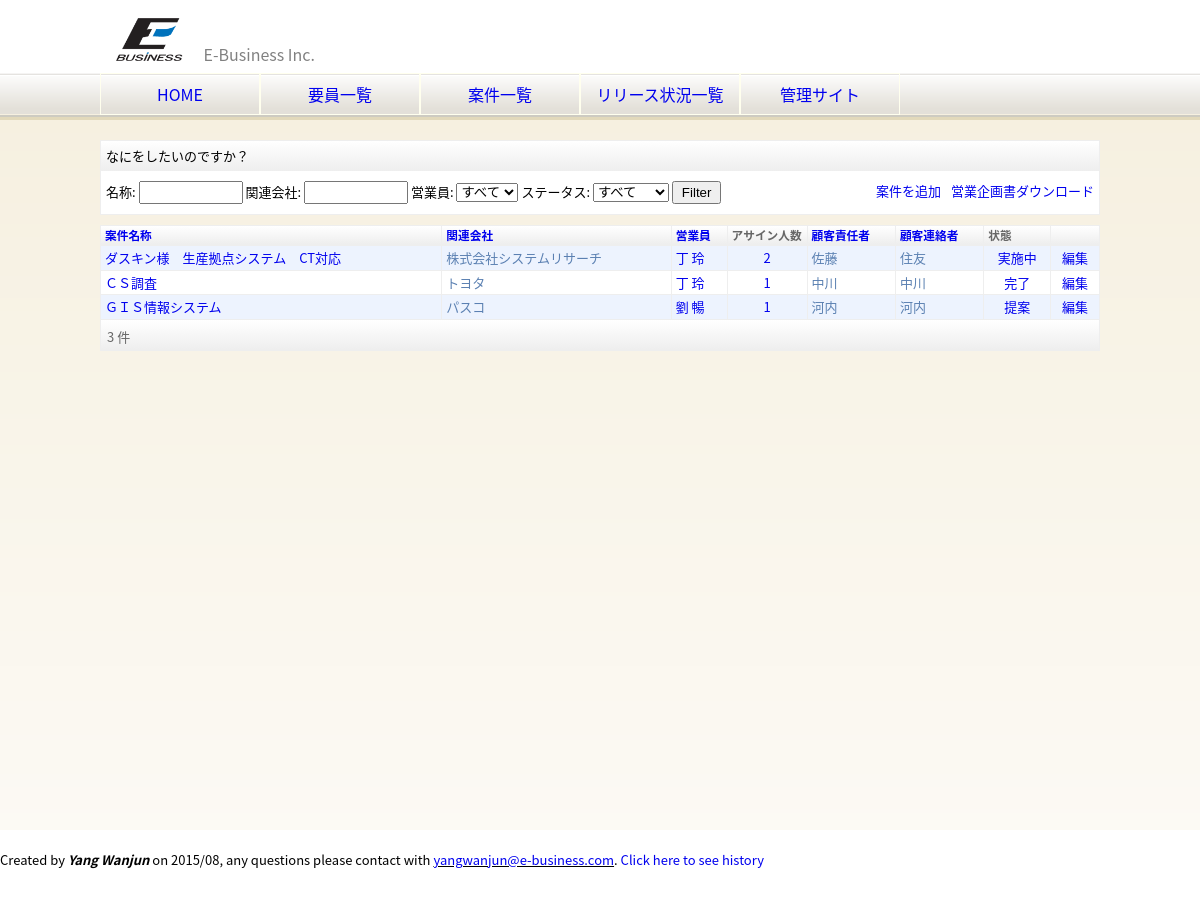
The app's page /eb/project_list.html, older data.
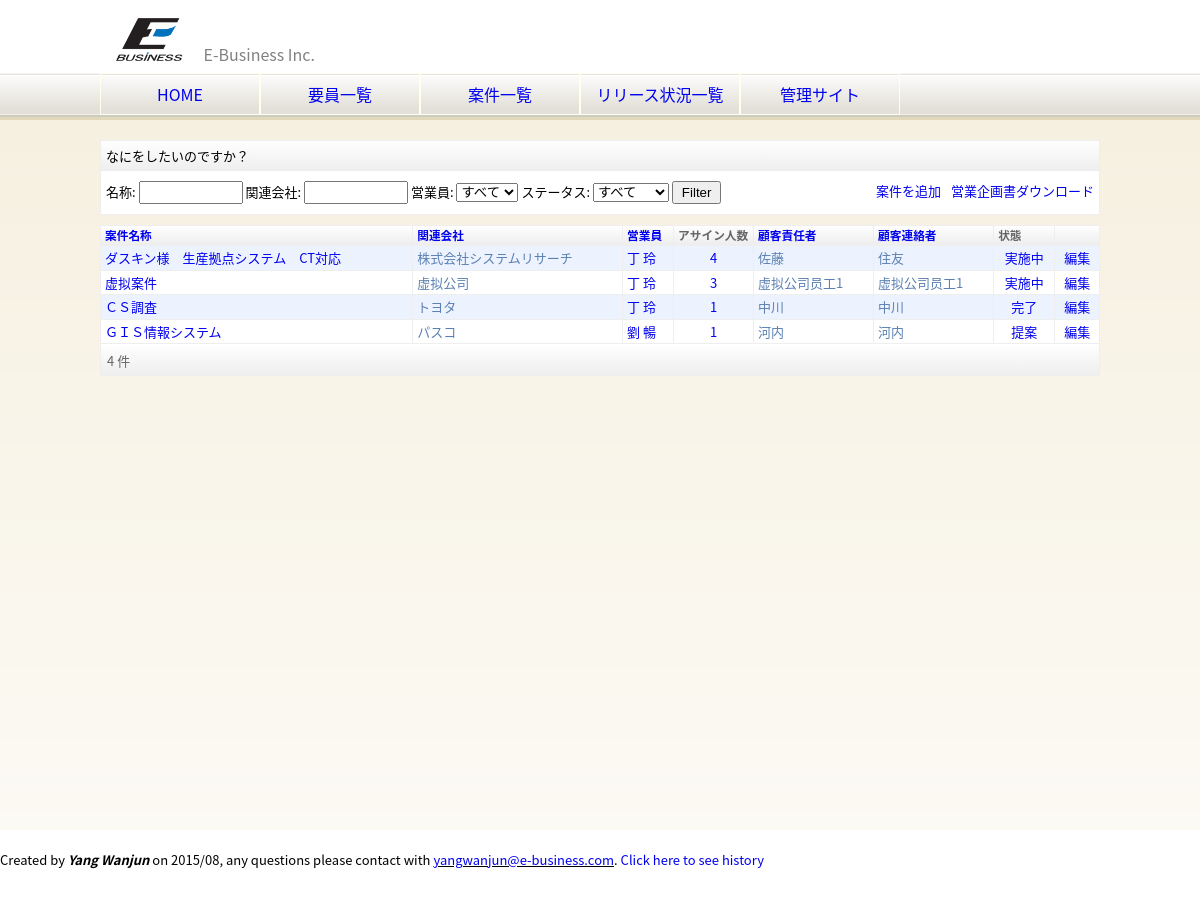
The same page, newer data.
### eb/models.py (models this page shows, shortened)
class Project(models.Model):
    name = models.CharField(blank=False, null=False, max_length=50, verbose_name=u"案件名称")
    description = models.TextField(blank=True, null=True, verbose_name=u"案件概要")
    skills = models.ManyToManyField(Skill, through='ProjectSkill', blank=True, null=True, verbose_name=u"スキル要求")
    start_date = models.DateField(blank=True, null=True, verbose_name=u"開始日")
    end_date = models.DateField(blank=True, null=True, verbose_name=u"終了日")
    address = models.CharField(blank=True, null=True, max_length=255, verbose_name=u"作業場所")
    status = models.IntegerField(choices=PROJECT_STATUS, verbose_name=u"ステータス")
    client = models.ForeignKey(Client, blank=True, null=True, verbose_name=u"関連会社")
    boss = models.ForeignKey(ClientMember, blank=True, null=True, related_name="boss_set", verbose_name=u"案件責任者")
    middleman = models.ForeignKey(ClientMember, blank=True, null=True,
                                  related_name="middleman_set", verbose_name=u"案件連絡者")
    salesperson = models.ForeignKey(Salesperson, blank=True, null=True, verbose_name=u"営業員")
    members = models.ManyToManyField(Member, through='ProjectMember', blank=True, null=True)
    class Meta:
        ordering = ['name']
        verbose_name = verbose_name_plural = u"案件"
    def get_project_members(self):
        return self.projectmember_set.all()

class AbstractCompany(models.Model):
    name = models.CharField(blank=False, null=False, max_length=30, verbose_name=u"会社名")
    japanese_spell = models.CharField(blank=True, null=True, max_length=30, verbose_name=u"フリカナ")
    found_date = models.DateField(blank=True, null=True, verbose_name=u"設立年月日")
    capital = models.BigIntegerField(blank=True, null=True, verbose_name=u"資本金")
    post_code = models.CharField(blank=True, null=True, max_length=7, verbose_name=u"郵便番号")
    address1 = models.CharField(blank=True, null=True, max_length=200, verbose_name=u"住所１")
    address2 = models.CharField(blank=True, null=True, max_length=200, verbose_name=u"住所２")
    tel = models.CharField(blank=True, null=True, max_length=15, verbose_name=u"電話番号")
    fax = models.CharField(blank=True, null=True, max_length=15, verbose_name=u"ファックス")
    class Meta:
        abstract = True

class Client(AbstractCompany):
    president = models.CharField(blank=True, null=True, max_length=30, verbose_name=u"代表者名")
    employee_count = models.IntegerField(blank=True, null=True, verbose_name=u"従業員数")
    sale_amount = models.BigIntegerField(blank=True, null=True, verbose_name=u"売上高")
    payment_type = models.CharField(blank=True, null=True, max_length=2, verbose_name=u"支払方法")
    payment_day = models.CharField(blank=True, null=True, max_length=2, verbose_name=u"支払日")
    comment = models.TextField(blank=True, null=True, verbose_name=u"備考")
    created_date = models.DateTimeField(auto_now_add=True, default=datetime.datetime.now(), editable=False)
    updated_date = models.DateTimeField(auto_now=True, default=datetime.datetime.now(), editable=False)
    class Meta:
        ordering = ['name']
        verbose_name = verbose_name_plural = u"取引先"

class AbstractMember(models.Model):
    employee_id = models.CharField(blank=False, null=False, unique=True, max_length=30, verbose_name=u"社員ID")
    first_name = models.CharField(blank=False, null=False, max_length=30, verbose_name=u"姓")
    last_name = models.CharField(blank=False, null=False, max_length=30, verbose_name=u"名")
    first_name_ja = models.CharField(blank=True, null=True, max_length=30, verbose_name=u"姓(フリカナ)")
    last_name_ja = models.CharField(blank=True, null=True, max_length=30, verbose_name=u"名(フリカナ)")
    first_name_en = models.CharField(blank=False, null=False, max_length=30, verbose_name=u"姓(ローマ字)",
                                     help_text=u"先頭文字は大文字にしてください（例：Zhang）")
    last_name_en = models.CharField(blank=False, null=False, max_length=30, verbose_name=u"名(ローマ字)",
                                    help_text=u"漢字ごとに先頭文字は大文字にしてください（例：XiaoWang）")
    sex = models.CharField(blank=True, null=True, max_length=1, choices=SEX, verbose_name=u"性別")
    country = models.CharField(blank=True, null=True, max_length=20, verbose_name=u"国籍・地域")
    birthday = models.DateField(blank=False, null=False, verbose_name=u"生年月日")
    graduate_date = models.DateField(blank=True, null=True, verbose_name=u"卒業年月日")
    degree = models.IntegerField(blank=True, null=True, choices=DEGREE_TYPE, verbose_name=u"学歴")
    email = models.EmailField(blank=False, null=False, verbose_name=u"メールアドレス")
    post_code = models.CharField(blank=True, null=True, max_length=7, verbose_name=u"郵便番号")
    address1 = models.CharField(blank=True, null=True, max_length=200, verbose_name=u"住所１")
    address2 = models.CharField(blank=True, null=True, max_length=200, verbose_name=u"住所２")
    nearest_station = models.CharField(blank=True, null=True, max_length=15, verbose_name=u"最寄駅")
    phone = models.CharField(blank=True, null=True, max_length=11, verbose_name=u"電話番号")
    is_married = models.CharField(blank=True, null=True, max_length=1, choices=MARRIED, verbose_name=u"婚姻状況")
    member_type = models.IntegerField(default=0, choices=MEMBER_TYPE, verbose_name=u"社員区分")
    section = models.ForeignKey('Section', blank=True, null=True, verbose_name=u"部署")
    company = models.ForeignKey('Company', blank=True, null=True, verbose_name=u"会社")
    japanese_description = models.TextField(blank=True, null=True, verbose_name=u"日本語能力の説明")
    certificate = models.TextField(blank=True, null=True, verbose_name=u"資格の説明")
    comment = models.TextField(blank=True, null=True, verbose_name=u"備考")
    user = models.OneToOneField(User, blank=True, null=True)
    class Meta:
        abstract = True

class Salesperson(AbstractMember):
    class Meta:
        ordering = ['first_name', 'last_name']
        verbose_name = verbose_name_plural = u"営業員"
    def __unicode__(self):
        return u"%s %s" % (self.first_name, self.last_name)

class ClientMember(models.Model):
    name = models.CharField(blank=False, null=False, max_length=30, verbose_name=u"名前")
    email = models.EmailField(blank=False, null=False, verbose_name=u"メールアドレス")
    phone = models.CharField(blank=True, null=True, max_length=11, verbose_name=u"電話番号")
    client = models.ForeignKey(Client, blank=False, null=False, verbose_name=u"所属会社")
    class Meta:
        ordering = ['name']
        verbose_name = verbose_name_plural = u"お客様"

### eb/views.py (the view)
def project_list(request):
    status = request.GET.get('status', None)
    name = request.GET.get('name', None)
    client = request.GET.get('client', None)
    salesperson = request.GET.get('salesperson', None)
    download = request.GET.get('download', None)
    params = ""
    o = request.GET.get('o', None)
    dict_order = common.get_ordering_dict(o, ['name', 'client__name', 'salesperson__first_name', 'boss__name',
                                              'middleman__name'])
    order_list = common.get_ordering_list(o)
    if download == common.DOWNLOAD_BUSINESS_PLAN:
        projects = Project.objects.filter(status=4)
    else:
        projects = Project.objects.all()
    if salesperson:
        salesperson_obj = Salesperson.objects.get(employee_id=salesperson)
        projects = salesperson_obj.project_set.all()
        params += "&salesperson=%s" % (salesperson,)
    if status:
        projects = Project.objects.filter(status=status)
        params += "&status=%s" % (status,)
    if name:
        projects = projects.filter(name__contains=name)
        params += "&name=%s" % (name,)
    if order_list:
        projects = projects.order_by(*order_list)
    if client:
        projects = [project for project in projects if client in project.client.name]
        params += "&client=%s" % (client,)
    if download == common.DOWNLOAD_BUSINESS_PLAN:
        filename = common.NAME_BUSINESS_PLAN % (datetime.date.today().month,)
        output = common.generate_business_plan(projects, filename)
        response = HttpResponse(output.read(), content_type="application/ms-excel")
        response['Content-Disposition'] = "filename=" + urllib.quote(filename.encode('utf-8')) + ".xlsx"
        return response
    else:
        context = RequestContext(request, {
            'company': company,
            'title': u'案件一覧',
            'projects': projects,
            'salesperson': Salesperson.objects.all(),
            'params': params,
            'dict_order': dict_order,
        })
        template = loader.get_template('project_list.html')
        return HttpResponse(template.render(context))

### eb/templates/project_list.html (shortened to what this page needs)
{% extends "base.html" %}
{% block content %}
    <div class="dashboard">
        <div class="dashboard-title">なにをしたいのですか？</div>
        <form action="{% url 'project_list' %}" method="get">
            <span>名称: </span><input type="text" id="name" name="name" style="width: 100px;"/>
            <span>関連会社: </span><input type="text" id="client" name="client" style="width: 100px;"/>
            <span>営業員:</span>
            <select id="salesperson" name="salesperson">
                <option value="">すべて</option>
            </select>
            <span>ステータス: </span>
            <select id="status" name="status">
                <option value="">すべて</option>
            </select>
            <input type="submit" value="Filter" />
            <a href="?download=business_plan{{ params }}" target="_blank" class="button">営業企画書ダウンロード</a>
            <a href="/admin/eb/project/add/" target="_blank" class="button">案件を追加</a>
        </form>
    </div>
    <table class="list" cellpadding="0" cellspacing="0">
        <thead>
            <tr>
                <th>
                    <div class="text">
                        <a href="?o={{ dict_order.name.url }}{{ params }}">案件名称</a>
                    </div>
                </th>
                <th>
                    <div class="text">
                        <a href="?o={{ dict_order.client__name.url }}{{ params }}">関連会社</a>
                    </div>
                </th>
                <th>
                    <div class="text">
                        <a href="?o={{ dict_order.salesperson__first_name.url }}{{ params }}">営業員</a>
                    </div>
                </th>
                <th style="width: 75px;">アサイン人数</th>
                <th>
                    <div class="text">
                        <a href="?o={{ dict_order.boss__name.url }}{{ params }}">顧客責任者</a>
                    </div>
                </th>
                <th>
                    <div class="text">
                        <a href="?o={{ dict_order.middleman__name.url }}{{ params }}">顧客連絡者</a>
                    </div>
                </th>
                <th>状態</th>
                <th></th>
            </tr>
        </thead>
        <tbody>
            {% if projects %}
                {% for project in projects %}
                    <tr class="{% cycle 'row1' 'row2' %}">
                        <td><a href="{% url 'project_detail' project.pk %}">{{ project.name }}</a></td>
                        <td>{{ project.client.name }}</td>
                        <td>
                            {% if project.salesperson %}
                                <a href="?salesperson={{ project.salesperson.employee_id }}">{{ project.salesperson }}</a>
                            {% endif %}
                        </td>
                        <td class="center"><a href="{% url 'project_members' project.pk %}">{{ project.get_project_members.count }}</a></td>
                        <td>{{ project.boss.name }}</td>
                        <td>{{ project.middleman.name }}</td>
                        <td class="center"><a href="?status={{ project.status }}">{{ project.get_status_display }}</a></td>
                        <td class="center"><a href="/admin/eb/project/{{ project.id }}/" target="_blank">編集</a></td>
                    </tr>
                {% endfor %}
            {% else %}
                <tr class="row1"><td class="center red" colspan="9">該当する案件がありません。</td></tr>
            {% endif %}
        </tbody>
        <tfoot>
            <tr>
                <td colspan="9">
                    <div class="pagination">
                        <span class="step-links">
                            <span>{{ projects|length }} 件</span>
                        </span>
                    </div>
                </td>
            </tr>
        </tfoot>
    </table>
{% endblock %}

Row changes from the older to the newer data that the page shows:
computed for Project "ダスキン様 生産拠点システム CT対応": get_project_members.count "2" → "4"
added Project: name "虚拟案件", client.name "虚拟公司", salesperson "丁 玲", get_project_members.count "3", boss.name "虚拟公司员工1", middleman.name "虚拟公司员工1", status "実施中"
Text that changed along with them:
{{ projects|length }}: "3" → "4"
